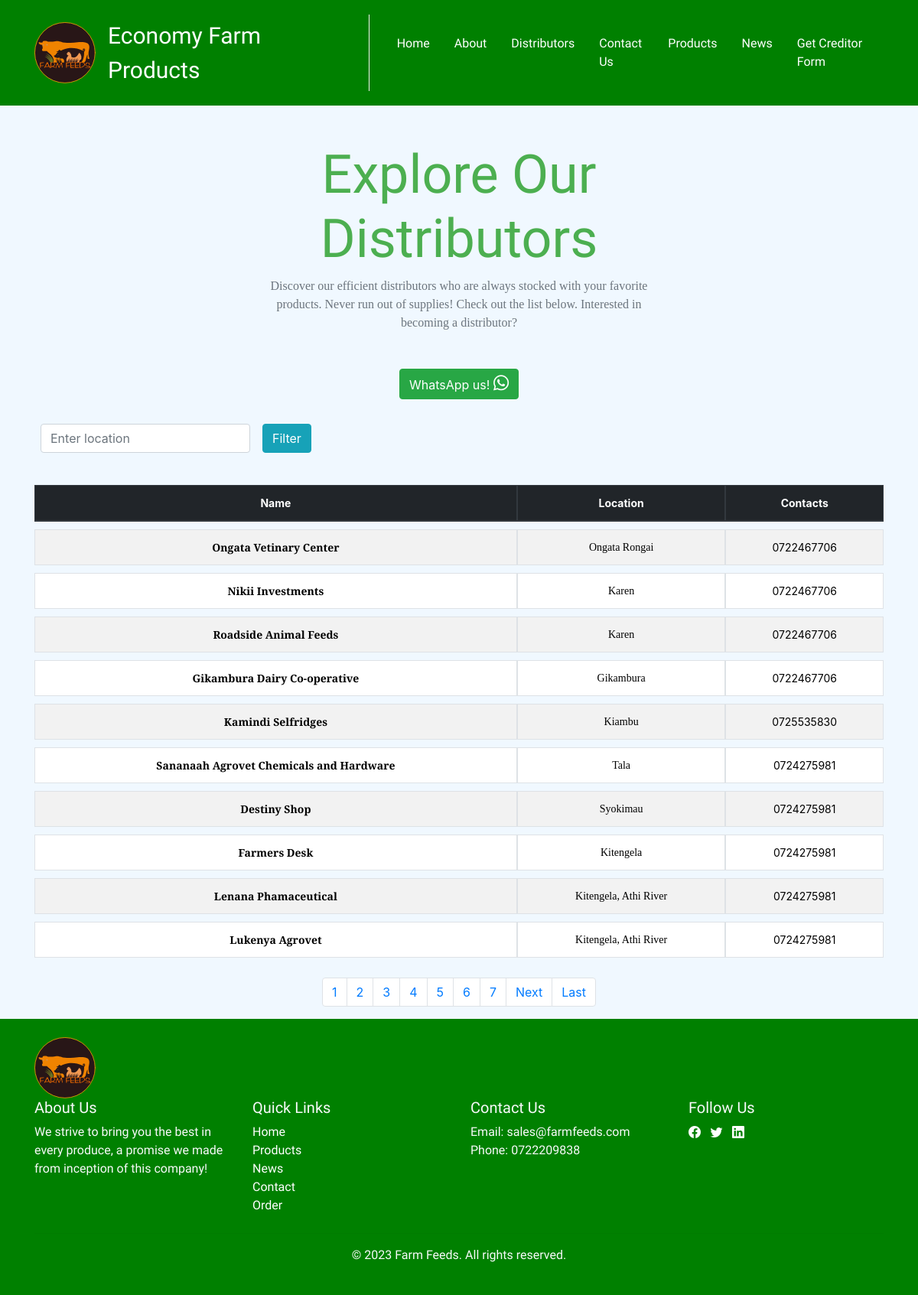
The app's page /ditributors/ with its own data.
### shop/models.py (models this page shows, shortened)
class Distributors(models.Model):
    image = models.ImageField(upload_to='shops/', blank=True)
    name = models.CharField(max_length=200)
    slug = models.SlugField(max_length=200, db_index=True)
    location = models.CharField(max_length=200)
    contacts = models.CharField(max_length=12)
    tag = TaggableManager()
    active = models.BooleanField(default=False)
    class Meta:
        verbose_name_plural = 'Distributors'

### shop/views.py (the view)
# urls.py: path('ditributors/', views.distributors, name='distributors'),
def distributors(request):
    distributors = Distributors.objects.filter(active=True)
    paginator = Paginator(distributors, 10)
    page = request.GET.get('page')
    try:
        distributors = paginator.page(page)
    except PageNotAnInteger:
        distributors = paginator.page(1)
    except EmptyPage:
        distributors = paginator.page(paginator.num_pages)
    return render(request, 'shop/product/distributors.html', {'distributors': distributors})

### cart/context_processors.py (called while the page is built)
def cart(request):
    return {'cart': Cart(request)}

### shop/templates/shop/product/distributors.html (shortened to what this page needs)
{% extends 'shop/base.html' %}
{% block portfolio %}
<div class="container mt-5">
  <div class="row">
    <div class="col-md-8 col-xl-6 text-center mx-auto animate__animated animate__zoomIn animate__slow">
      <h2 style="font-family: 'Arapey', serif; font-size: 70px; color: #4CAF50;">Explore Our Distributors</h2>
      <p class="w-lg-75 mx-auto mb-4 text-muted" style="font-family: merriweather;">Discover our efficient distributors who are always stocked with your favorite products. Never run out of supplies! Check out the list below. Interested in becoming a distributor?
      </p>
      <button class="btn btn-success my-4 animate-bounce" data-bs-toggle="modal" data-bs-target="#whatsappModal" title="WhatsApp">WhatsApp us! <i class="fab fa-whatsapp" style="font-size: 23px;"></i></button>
    </div>
    <div class="col-md-12">
      <form method="GET" action="{% url 'shop:filtered' %}" class="form-inline text-center mb-4">
        <div class="form-group">
          <input type="text" class="form-control m-2" id="location" name="location" placeholder="Enter location">
        </div>
        <button type="submit" class="btn btn-info m-2">Filter</button>
      </form>
    </div>
    <div class="col-md-12 table-responsive">
      <table class="table custom-table table-bordered table-striped">
        <thead class="thead-dark">
          <tr>
            <th>Name</th>
            <th>Location</th>
            <th>Contacts</th>
          </tr>
        </thead>
        <tbody>
          {% for c in distributors %}
          <tr>
            <td><a href="#" style="color: black; font-family: merriweather;">{{ c.name }}</a></td>
            <td style="color: black; font-family: merriweather;">{{ c.location }}</td>
            <td>{{ c.contacts }}</td>
          </tr>
          {% endfor %}
        </tbody>
      </table>
    </div>
    <div class="col-md-12 text-center">
      {% include "shop/product/pagination.html" with page=distributors %}
    </div>
  </div>
</div>
{% endblock portfolio %}

### shop/templates/shop/base.html (shortened to what this page needs)
{% load static %}
<!DOCTYPE html>
<html>
<head>
    <link href="{% static 'css/base.css' %}" rel="stylesheet">
    <link href="{% static 'css/main.css' %}" rel="stylesheet">
    <link href="{% static 'css/bootstrap.min.css' %}" rel="stylesheet">
    <link rel="stylesheet" href="https://cdnjs.cloudflare.com/ajax/libs/font-awesome/5.15.3/css/all.min.css">
    <link rel="stylesheet" href="https://cdnjs.cloudflare.com/ajax/libs/animate.css/4.1.1/animate.min.css">
    <link rel="stylesheet" href="https://cdn.jsdelivr.net/npm/bootstrap-icons@1.7.2/font/bootstrap-icons.css">
    <link rel="stylesheet" href="https://maxcdn.bootstrapcdn.com/bootstrap/4.0.0/css/bootstrap.min.css">
    <link rel="stylesheet" href="https://maxcdn.bootstrapcdn.com/bootstrap/4.0.0/css/bootstrap.min.css">
</head>
<body style="background-color: aliceblue;">
    {% block nav %}
    <nav class="navbar navbar-expand-lg navbar-light" style="background-color: green;">
      <div class="container custom-fade-in">
          <a href="{% url 'shop:homepage' %}">
              <img src="/static/img/socials/FarmFeedsLogo.svg" style="height: 80px;" alt="FarmFeeds Logo">
          </a>
          <p class="m-3" style="color: white; font-family: Dancing script; font-size: 30px;">Economy Farm Products</p>
          <div class="collapse navbar-collapse" id="navbarNavDropdown-3">
              <ul class="navbar-nav ms-auto">
                  <li class="nav-item">
                      <a style="color: white; font-family: arapey;" class="nav-link px-lg-3 py-lg-4" href="{% url 'shop:homepage' %}">Home</a>
                  </li>
                  <li class="nav-item">
                      <a style="color: white; font-family: arapey;" class="nav-link px-lg-3 py-lg-4" href="{% url 'shop:about' %}">About</a>
                  </li>
                  <li class="nav-item">
                      <a style="color: white; font-family: arapey;" class="nav-link px-lg-3 py-lg-4" href="{% url 'shop:distributors' %}">Distributors</a>
                  </li>
                  <li class="nav-item">
                      <a style="color: white; font-family: arapey;" class="nav-link px-lg-3 py-lg-4" href="{% url 'shop:contactus' %}">Contact Us</a>
                  </li>
                  <li class="nav-item">
                      <a style="color: white; font-family: arapey;" class="nav-link px-lg-3 py-lg-4" href="{% url 'shop:product_list' %}">Products</a>
                  </li>
                  <li class="nav-item">
                      <a style="color: white; font-family: arapey;" class="nav-link px-lg-3 py-lg-4" href="{% url 'blog:post_list' %}">News</a>
                  </li>
                  <li class="nav-item">
                    <a style="color: white; font-family: arapey;" class="nav-link px-lg-3 py-lg-4" href="{% url 'shop:generate_pdf' filename='filenewdavidson.pdf' %}" download>Get Creditor Form</a>
                </li>
              </ul>
          </div>
      </div>
  </nav>
    {% endblock nav %}
   <div class="row">
    <div class="col-lg-12">
        {% block portfolio %}
        {% endblock portfolio %}
    </div>
   </div>
    {% block footer %}
    <footer class="text-light py-4" style="background-color: green;">
        <div>
            <a href="{% url 'shop:homepage' %}">
                <div class="container custom-fade-in"><img src="/static/img/socials/FarmFeedsLogo.svg" style="height: 80px;" alt="">
            </a>
        </div>
        <div class="container">
            <div class="row">
                <div class="col-md-3">
                    <h5 style="font-family: arapey;">About Us</h5>
                    <p style='font-family: arapey;'>We strive to bring you the best in every produce, a promise we made from inception of this company!</p>
                </div>
                <div class="col-md-3">
                    <h5 style='font-family: arapey;'>Quick Links</h5>
                    <ul class="list-unstyled">
                        <li style='font-family: arapey; color: white;'><a href="{% url 'shop:homepage' %}" style="color: white;">Home</a></li>
                        <li style='font-family: arapey;'><a href="{% url 'shop:product_list' %}" style="color: white;">Products</a></li>
                        <li style='font-family: arapey;'><a href="{% url 'blog:post_list' %}" style="color: white;">News</a></li>
                        <li style='font-family: arapey;'><a href="{% url 'shop:about' %}" style="color: white;">Contact</a></li>
                        <li style='font-family: arapey;'><a href="{% url 'shop:create_order' %}" style="color: white;">Order</a></li>
                    </ul>
                </div>
                <div class="col-md-3">
                    <h5 style='font-family: arapey;'>Contact Us</h5>
                    <p style='font-family: arapey;' style='font-family: arapey;'>Email: sales@farmfeeds.com<br>Phone: 0722209838</p>
                </div>
                <div class="col-md-3">
                    <h5 style='font-family: arapey;'>Follow Us</h5>
                    <ul class="list-inline">
                        <li class="list-inline-item"><a href="https://www.facebook.com/profile.php?id=61552934873972" style="color: white;"><i class="bi bi-facebook"></i></a></li>
                        <li class="list-inline-item"><a href="#" style="color: white;"><i class="bi bi-twitter"></i></a></li>
                        <li class="list-inline-item"><a href="#" style="color: white;"><i class="bi bi-linkedin"></i></a></li>
                    </ul>
                </div>
            </div>
            <hr class="mt-2">
            <div class="row">
                <div class="col-md-12">
                    <p class="text-center" style='font-family: arapey;'>© 2023 Farm Feeds. All rights reserved.</p>
                </div>
            </div>
        </div>
    </footer>
    {% endblock footer %}
</body>
</html>

### shop/templates/shop/product/pagination.html (shortened to what this page needs)
<div class="container">
  <div class="row">
      <div class="col-md-12">
          <ul class="pagination justify-content-center">
              {% for num in page.paginator.page_range %}
                  <li class="page-item {% if page_obj.number == num %}active{% endif %}">
                      <a class="page-link" href="?page={{ num }}">{{ num }}</a>
                  </li>
              {% endfor %}
              {% if page.has_next %}
                  <li class="page-item">
                      <a class="page-link" href="?page={{ page.next_page_number }}" aria-label="Next">
                          <span aria-hidden="true">Next</span>
                      </a>
                  </li>
                  <li class="page-item">
                      <a class="page-link" href="?page={{ page.paginator.num_pages }}" aria-label="Last">
                          <span aria-hidden="true">Last</span>
                      </a>
                  </li>
              {% endif %}
          </ul>
      </div>
  </div>
</div>

### shop/static/css/base.css (style rules this page uses)
body { margin: 0; padding: 0; }
h1, h2, h3, h4, h5, h6 { font-family: "Ubuntu", sans-serif; font-weight: normal; }
a { text-decoration: none; color: #5993bb; }
table { width: 100%; border-spacing: 0; border-collapse: collapse; }
table th, table td { text-align: left; font-size: 14px; padding: 10px; margin: 0; }
tbody tr:nth-child(odd) { background: #efefef; }
thead th, tbody tr.total { background: #556d9b; color: #fff; font-weight: bold; }

### shop/static/css/main.css (style rules this page uses)
body { font-family: Arial, sans-serif; }
.custom-fade-in { animation: customFadeIn 3s; }
.custom-table { border-collapse: separate; border-spacing: 0 10px; width: 100%; }
.custom-table th, .custom-table td { padding: 10px; text-align: center; }
.custom-table th { background-color: #3498db; color: #fff; }
.custom-table tbody tr:nth-child(odd) { background-color: #f2f2f2; }
.custom-table tbody tr:nth-child(even) { background-color: #e6e6e6; }
.custom-table a { text-decoration: none; color: #111111; font-weight: bold; }
.custom-table tbody tr:nth-child(odd) { background: linear-gradient( 45deg, transparent 49.5%, #f2f2f2 49.5%, #f2f2f2 50.5%, transparent 50.5% ); }
.custom-table tbody tr:nth-child(even) { background: linear-gradient( 45deg, transparent 49.5%, #e6e6e6 49.5%, #e6e6e6 50.5%, transparent 50.5% ); }
.animate-bounce { animation: bounce 2s infinite; }
.container { position: relative; }
.custom-fade-in { opacity: 0; animation: fadeIn 1s forwards; }
.navbar-nav .nav-item a { transition: transform 0.3s ease-in-out; }

### records on screen
Distributors: name "Ongata Vetinary Center", location "Ongata Rongai", contacts "0722467706"
Distributors: name "Nikii Investments", location "Karen", contacts "0722467706"
Distributors: name "Roadside Animal Feeds", location "Karen", contacts "0722467706"
Distributors: name "Gikambura Dairy Co-operative", location "Gikambura", contacts "0722467706"
Distributors: name "Kamindi Selfridges", location "Kiambu", contacts "0725535830"
Distributors: name "Sananaah Agrovet Chemicals and Hardware", location "Tala", contacts "0724275981"
Distributors: name "Destiny Shop", location "Syokimau", contacts "0724275981"
Distributors: name "Farmers Desk", location "Kitengela", contacts "0724275981"
Distributors: name "Lenana Phamaceutical", location "Kitengela, Athi River", contacts "0724275981"
Distributors: name "Lukenya Agrovet", location "Kitengela, Athi River", contacts "0724275981"

### other values on screen
{{ num }} "1" "2" "3" "4" "5" "6" "7"
